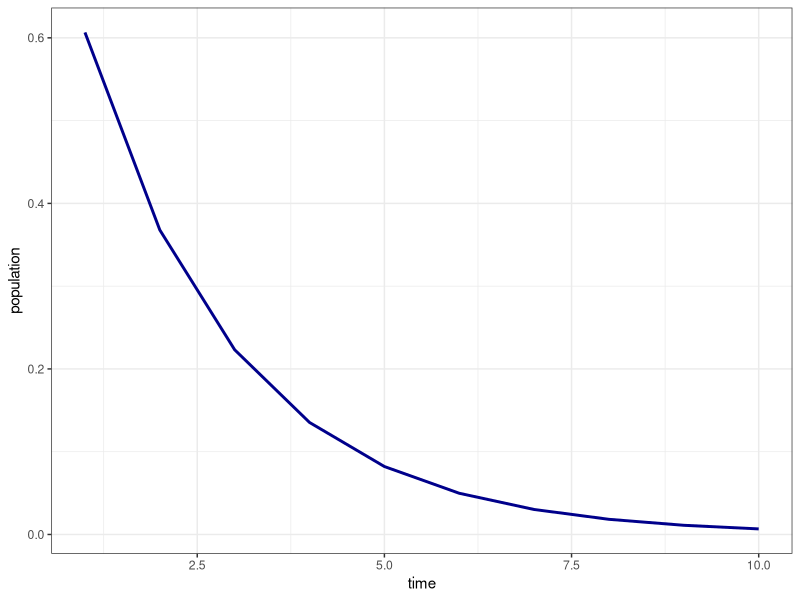
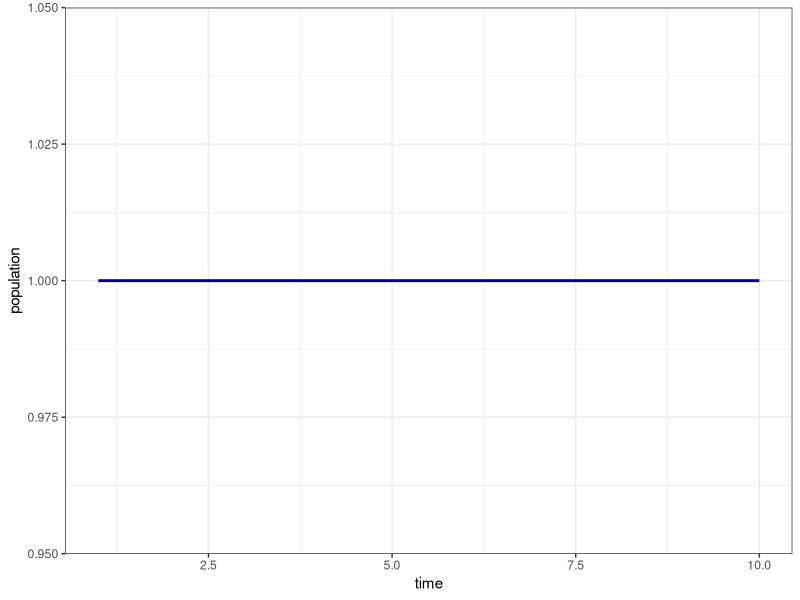
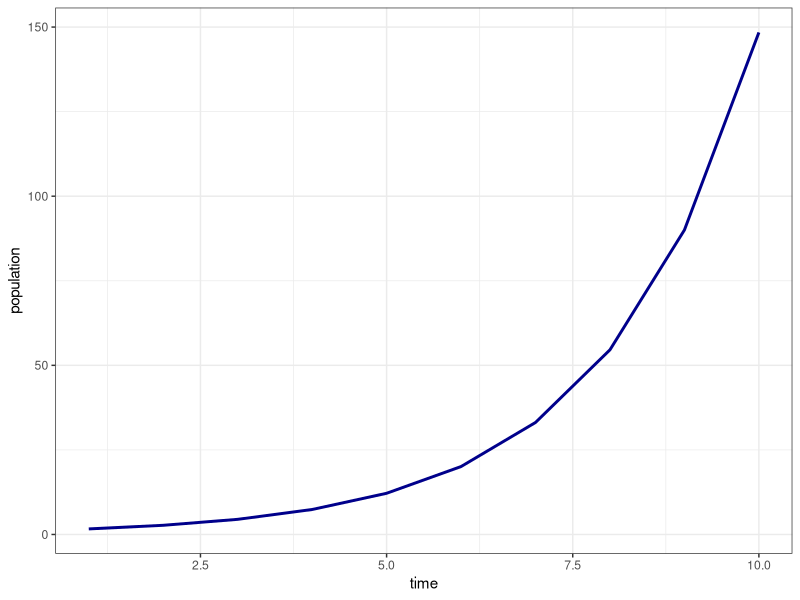
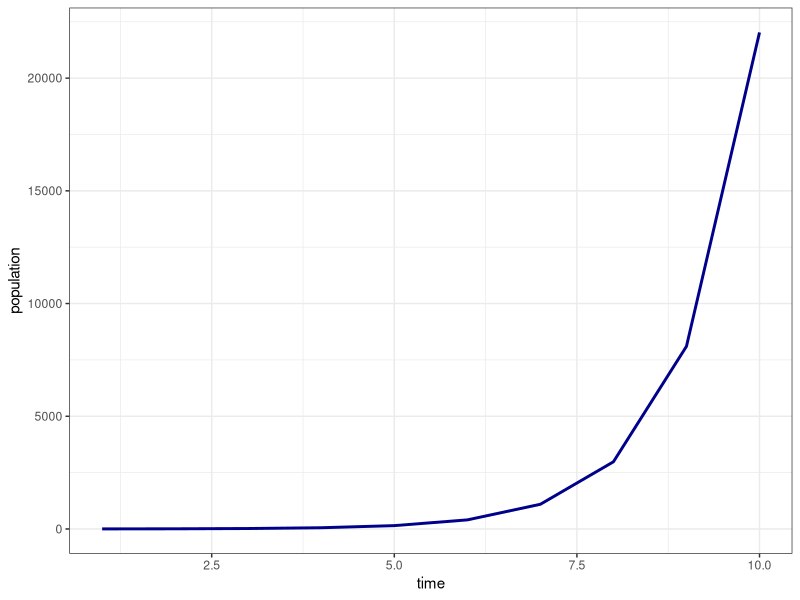
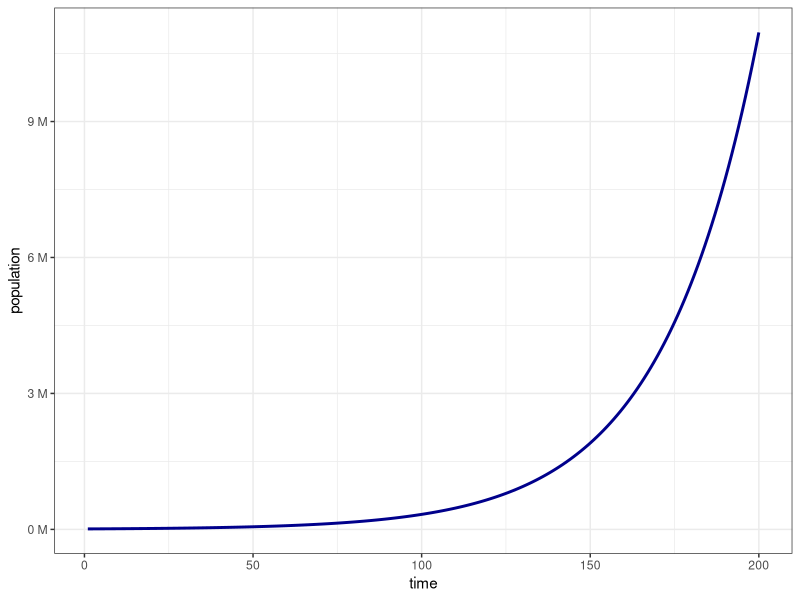
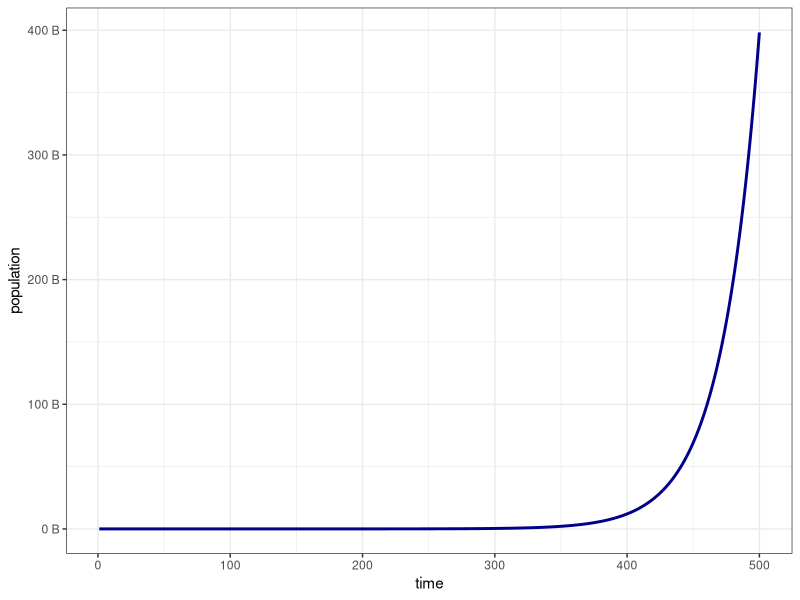
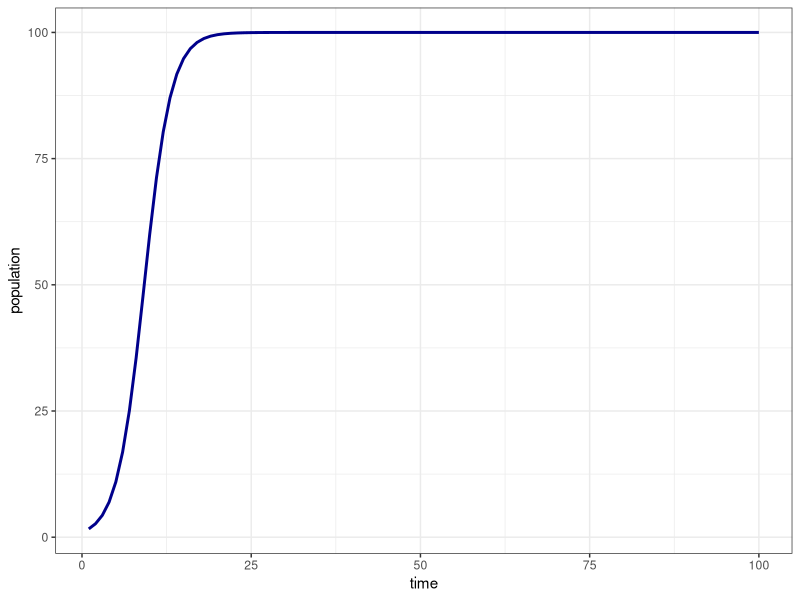
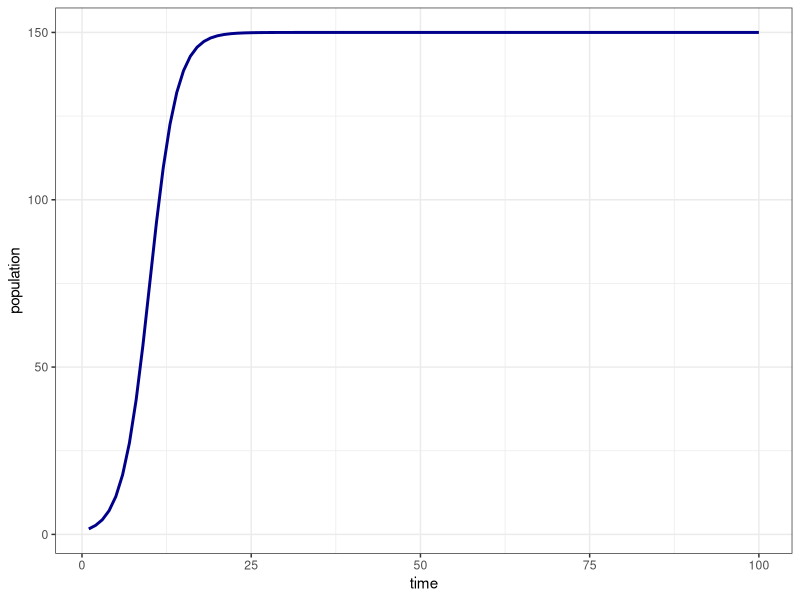

Write the R code that produced these figures, in order.
# Population growth and density dependence


# Function for malthusian growth
  malthusian_growth <- function(N0 = 2, r = 3, t =2){
    
    Nt <- N0*(exp(r*t))
  
    return(Nt)  
    
  }

#Plotting some examples to show how the equation works
  
library(ggplot2)  
library(tidyverse)
  library(scales)

  data.frame(time = 1:10) %>%
    mutate(population = malthusian_growth(N0 = 1,r = -.5,t = time))%>%
    ggplot(mapping = aes(x=time,y=population))+
    geom_line(color= "darkblue",linewidth=1)+
    theme_bw()
  
data.frame(time = 1:10) %>%
  mutate(population = malthusian_growth(N0 = 1,r = 0,t = time))%>%
  ggplot(mapping = aes(x=time,y=population))+
  geom_line(color= "darkblue",linewidth=1)+
  theme_bw()

data.frame(time = 1:10) %>%
  mutate(population = malthusian_growth(N0 = 1,r = 0.5,t = time))%>%
  ggplot(mapping = aes(x=time,y=population))+
  geom_line(color= "darkblue",linewidth=1)+
  theme_bw()

data.frame(time = 1:10) %>%
  mutate(population = malthusian_growth(N0 = 1,r = 1,t = time))%>%
  ggplot(mapping = aes(x=time,y=population))+
  geom_line(color= "darkblue",linewidth=1)+
  theme_bw()


#Humans

#book gives = 0 (70k bce), 20k people
#-70000:2025
#.035 equates to doubling every ~ 20 years
data.frame(time = 1:200) %>%
  mutate(population = malthusian_growth(N0 = 10000,r = .035,t = time))%>%
  ggplot(mapping = aes(x=time,y=population))+
  geom_line(color= "darkblue",linewidth=1)+
  scale_y_continuous(labels = unit_format(unit = "M", scale = 1e-6))+
  theme_bw()

data.frame(time = 1:500) %>%
  mutate(population = malthusian_growth(N0 = 10000,r = .035,t = time))%>%
  ggplot(mapping = aes(x=time,y=population))+
  geom_line(color= "darkblue",linewidth=1)+
  scale_y_continuous(labels = unit_format(unit = "B", scale = 1e-9))+
  theme_bw()


###################################


# Logistic growth model

logistic_growth <- function(N0 = 2, r = 3, t =2,K=100){
  
  Nt <- N0*(K/(((K-N0)*exp(-r*t))+N0))
    
  return(Nt)  
  
}



data.frame(time = 1:100) %>%
  mutate(population = logistic_growth(N0 = 1,r = 0.5,t = time,K = 100))%>%
  ggplot(mapping = aes(x=time,y=population))+
  geom_line(color= "darkblue",linewidth=1)+
  theme_bw()

data.frame(time = 1:100) %>%
  mutate(population = logistic_growth(N0 = 1,r = 0.5,t = time,K = 150))%>%
  ggplot(mapping = aes(x=time,y=population))+
  geom_line(color= "darkblue",linewidth=1)+
  theme_bw()


data.frame(time = 1:100) %>%
  mutate(population = logistic_growth(N0 = 1,r = 0.5,t = time,K = 30),
         population2 = logistic_growth(N0 = 1,r = 0.5,t = time,K = 20))%>%
  ggplot(mapping = aes(x=time,y=population))+
  geom_line(color= "darkblue",linewidth=1)+
  geom_line(mapping = aes(x=time,y=population2),
            color="purple",linewidth=1)+
  theme_bw()







